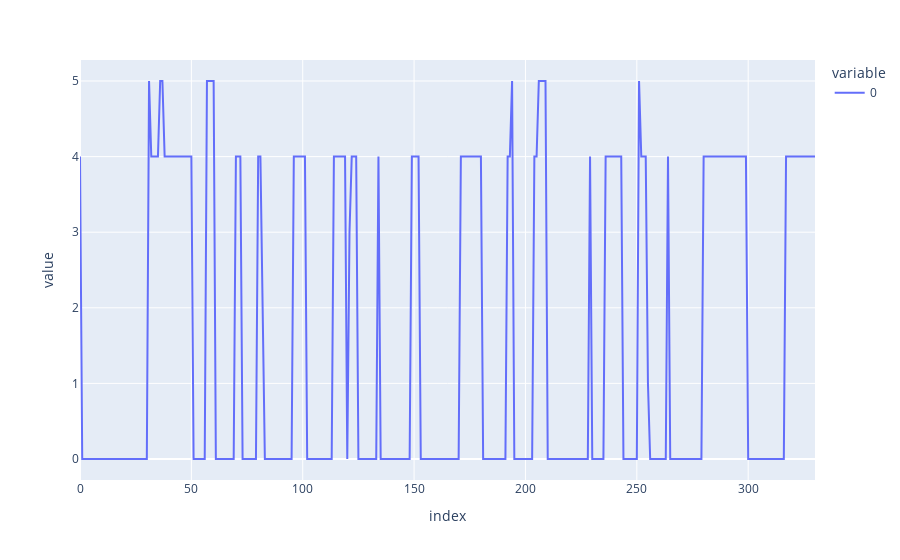
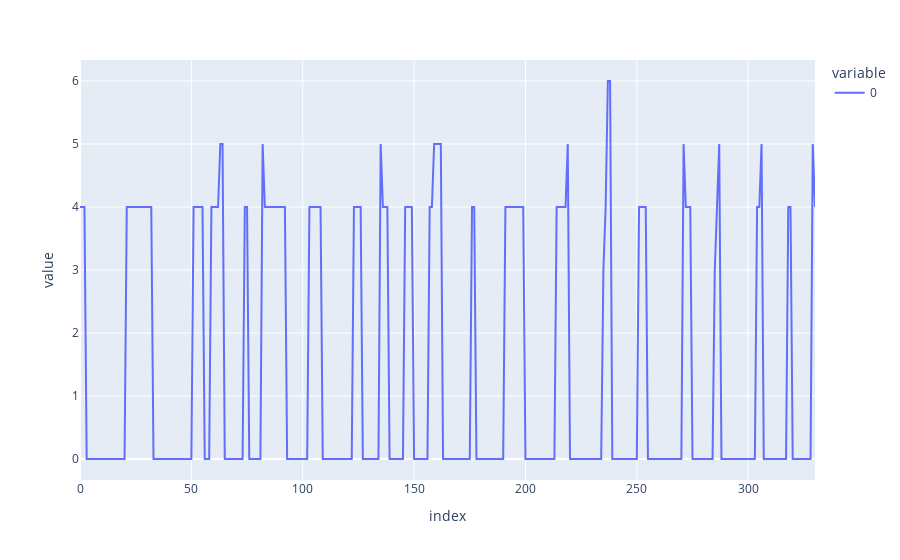
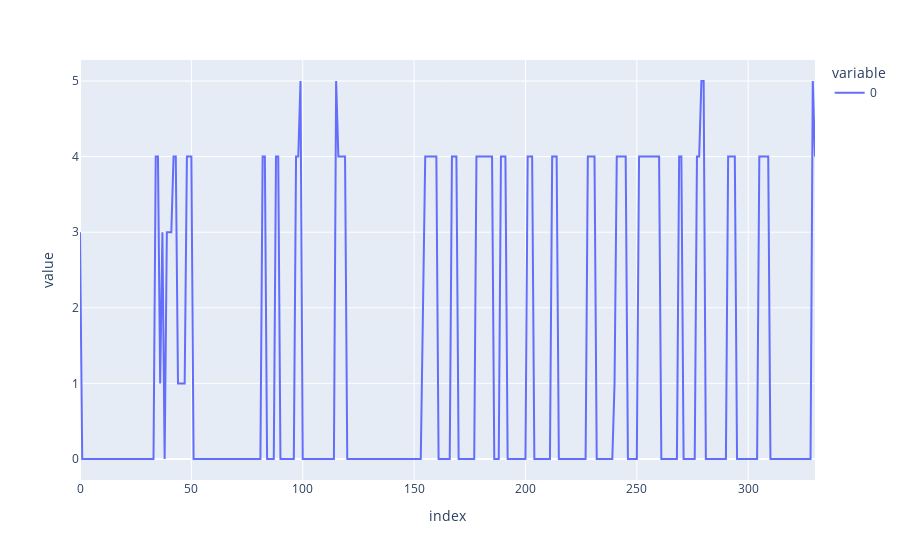
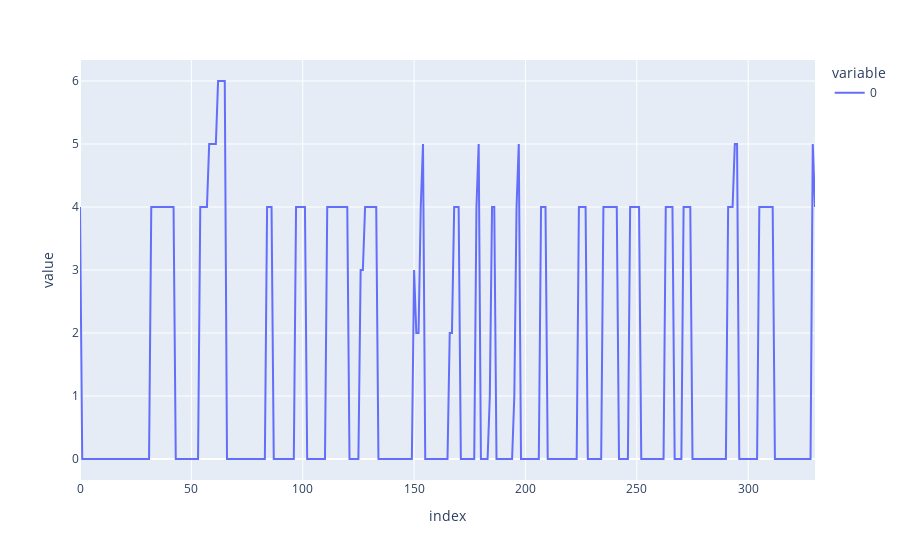

The notebook cell saved with these charts, in order:
### Code cell
import plotly.express as px
for i in range(5):
    fig = px.line(states[(5*i*330):(5*i*330+331)])
    fig.show()

### Figure 1 — Plotly figure (JSON) as saved in the notebook; plotly's stock layout.template omitted (floating-point values rounded to 4 significant figures; data arrays with more than 128 entries replaced by an {"elided": "..."} marker saying what was removed)
{"data": [{"hovertemplate": "variable=0<br>index=%{x}<br>value=%{y}<extra></extra>", "legendgroup": "0", "line": {"color": "#636efa", "dash": "solid"}, "marker": {"symbol": "circle"}, "mode": "lines", "name": "0", "orientation": "v", "showlegend": true, "type": "scatter", "x": {"elided": "331 int values"}, "xaxis": "x", "y": {"elided": "331 int values"}, "yaxis": "y"}], "layout": {"legend": {"title": {"text": "variable"}, "tracegroupgap": 0}, "margin": {"t": 60}, "xaxis": {"anchor": "y", "domain": [0, 1], "title": {"text": "index"}}, "yaxis": {"anchor": "x", "domain": [0, 1], "title": {"text": "value"}}}}

### Figure 2 — Plotly figure (JSON) as saved in the notebook; plotly's stock layout.template omitted (floating-point values rounded to 4 significant figures; data arrays with more than 128 entries replaced by an {"elided": "..."} marker saying what was removed)
{"data": [{"hovertemplate": "variable=0<br>index=%{x}<br>value=%{y}<extra></extra>", "legendgroup": "0", "line": {"color": "#636efa", "dash": "solid"}, "marker": {"symbol": "circle"}, "mode": "lines", "name": "0", "orientation": "v", "showlegend": true, "type": "scatter", "x": {"elided": "331 int values"}, "xaxis": "x", "y": {"elided": "331 int values"}, "yaxis": "y"}], "layout": {"legend": {"title": {"text": "variable"}, "tracegroupgap": 0}, "margin": {"t": 60}, "xaxis": {"anchor": "y", "domain": [0, 1], "title": {"text": "index"}}, "yaxis": {"anchor": "x", "domain": [0, 1], "title": {"text": "value"}}}}

### Figure 3 — Plotly figure (JSON) as saved in the notebook; plotly's stock layout.template omitted (floating-point values rounded to 4 significant figures; data arrays with more than 128 entries replaced by an {"elided": "..."} marker saying what was removed)
{"data": [{"hovertemplate": "variable=0<br>index=%{x}<br>value=%{y}<extra></extra>", "legendgroup": "0", "line": {"color": "#636efa", "dash": "solid"}, "marker": {"symbol": "circle"}, "mode": "lines", "name": "0", "orientation": "v", "showlegend": true, "type": "scatter", "x": {"elided": "331 int values"}, "xaxis": "x", "y": {"elided": "331 int values"}, "yaxis": "y"}], "layout": {"legend": {"title": {"text": "variable"}, "tracegroupgap": 0}, "margin": {"t": 60}, "xaxis": {"anchor": "y", "domain": [0, 1], "title": {"text": "index"}}, "yaxis": {"anchor": "x", "domain": [0, 1], "title": {"text": "value"}}}}

### Figure 4 — Plotly figure (JSON) as saved in the notebook; plotly's stock layout.template omitted (floating-point values rounded to 4 significant figures; data arrays with more than 128 entries replaced by an {"elided": "..."} marker saying what was removed)
{"data": [{"hovertemplate": "variable=0<br>index=%{x}<br>value=%{y}<extra></extra>", "legendgroup": "0", "line": {"color": "#636efa", "dash": "solid"}, "marker": {"symbol": "circle"}, "mode": "lines", "name": "0", "orientation": "v", "showlegend": true, "type": "scatter", "x": {"elided": "331 int values"}, "xaxis": "x", "y": {"elided": "331 int values"}, "yaxis": "y"}], "layout": {"legend": {"title": {"text": "variable"}, "tracegroupgap": 0}, "margin": {"t": 60}, "xaxis": {"anchor": "y", "domain": [0, 1], "title": {"text": "index"}}, "yaxis": {"anchor": "x", "domain": [0, 1], "title": {"text": "value"}}}}
